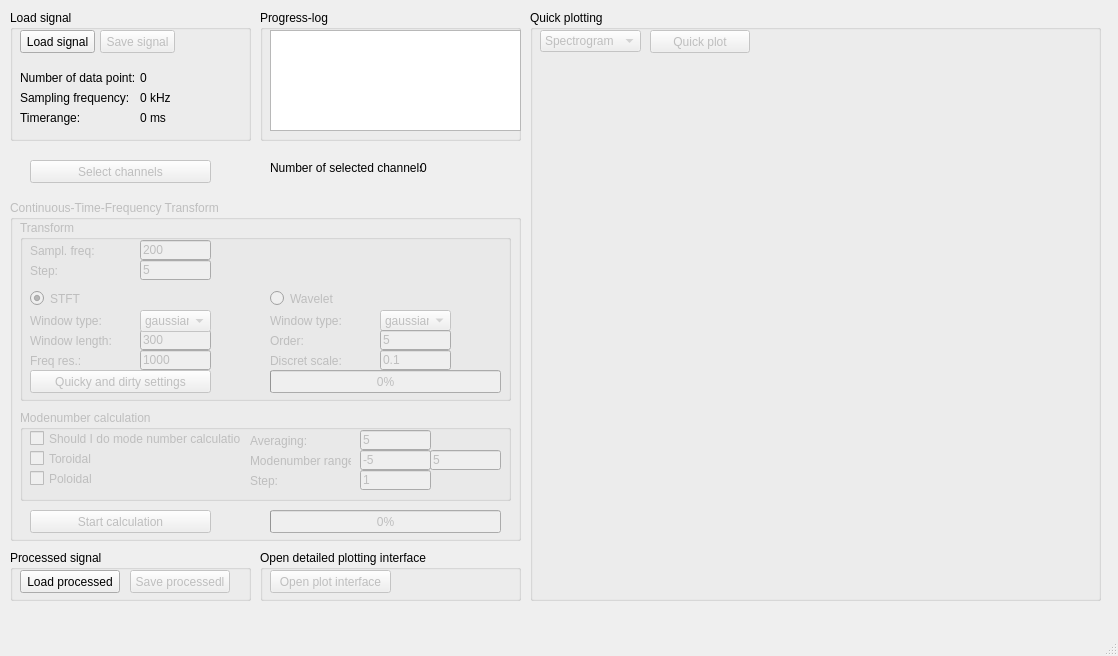
<?xml version="1.0" encoding="UTF-8"?>
<ui version="4.0">
 <class>MainWindow</class>
 <widget class="QMainWindow" name="MainWindow">
  <property name="geometry">
   <rect>
    <x>0</x>
    <y>0</y>
    <width>1118</width>
    <height>656</height>
   </rect>
  </property>
  <property name="windowTitle">
   <string>PyWaveletTools</string>
  </property>
  <widget class="QWidget" name="centralwidget">
   <widget class="QGroupBox" name="calcgroupBox">
    <property name="enabled">
     <bool>false</bool>
    </property>
    <property name="geometry">
     <rect>
      <x>10</x>
      <y>200</y>
      <width>511</width>
      <height>341</height>
     </rect>
    </property>
    <property name="title">
     <string>Continuous-Time-Frequency Transform</string>
    </property>
    <widget class="QGroupBox" name="transformsGB">
     <property name="geometry">
      <rect>
       <x>10</x>
       <y>20</y>
       <width>491</width>
       <height>181</height>
      </rect>
     </property>
     <property name="title">
      <string>Transform</string>
     </property>
     <widget class="QLineEdit" name="stftlengthLineEdit">
      <property name="geometry">
       <rect>
        <x>120</x>
        <y>110</y>
        <width>71</width>
        <height>20</height>
       </rect>
      </property>
      <property name="inputMethodHints">
       <set>Qt::ImhDigitsOnly</set>
      </property>
      <property name="text">
       <string>300</string>
      </property>
      <property name="maxLength">
       <number>10</number>
      </property>
     </widget>
     <widget class="QLabel" name="stftwindowText">
      <property name="geometry">
       <rect>
        <x>10</x>
        <y>90</y>
        <width>71</width>
        <height>21</height>
       </rect>
      </property>
      <property name="text">
       <string>Window type:</string>
      </property>
     </widget>
     <widget class="QLabel" name="stftwindowsizeText">
      <property name="geometry">
       <rect>
        <x>10</x>
        <y>110</y>
        <width>111</width>
        <height>21</height>
       </rect>
      </property>
      <property name="text">
       <string>Window length:</string>
      </property>
     </widget>
     <widget class="QPushButton" name="quickanddirtyButton">
      <property name="geometry">
       <rect>
        <x>10</x>
        <y>150</y>
        <width>181</width>
        <height>23</height>
       </rect>
      </property>
      <property name="text">
       <string>Quicky and dirty settings</string>
      </property>
     </widget>
     <widget class="QComboBox" name="stftwindowtypeComboBox">
      <property name="geometry">
       <rect>
        <x>120</x>
        <y>90</y>
        <width>71</width>
        <height>22</height>
       </rect>
      </property>
      <property name="currentText">
       <string>gaussian</string>
      </property>
      <item>
       <property name="text">
        <string>gaussian</string>
       </property>
      </item>
      <item>
       <property name="text">
        <string>box</string>
       </property>
      </item>
     </widget>
     <widget class="QRadioButton" name="stftRadioButton">
      <property name="geometry">
       <rect>
        <x>10</x>
        <y>70</y>
        <width>82</width>
        <height>17</height>
       </rect>
      </property>
      <property name="text">
       <string>STFT</string>
      </property>
      <property name="checked">
       <bool>true</bool>
      </property>
     </widget>
     <widget class="QRadioButton" name="cwtRadioButton">
      <property name="geometry">
       <rect>
        <x>250</x>
        <y>70</y>
        <width>82</width>
        <height>17</height>
       </rect>
      </property>
      <property name="text">
       <string>Wavelet</string>
      </property>
     </widget>
     <widget class="QComboBox" name="cwtwindowtypeComboBox">
      <property name="enabled">
       <bool>false</bool>
      </property>
      <property name="geometry">
       <rect>
        <x>360</x>
        <y>90</y>
        <width>71</width>
        <height>21</height>
       </rect>
      </property>
      <item>
       <property name="text">
        <string>gaussian</string>
       </property>
      </item>
      <item>
       <property name="text">
        <string>box</string>
       </property>
      </item>
     </widget>
     <widget class="QLabel" name="cwtwindowText">
      <property name="geometry">
       <rect>
        <x>250</x>
        <y>90</y>
        <width>71</width>
        <height>21</height>
       </rect>
      </property>
      <property name="text">
       <string>Window type:</string>
      </property>
     </widget>
     <widget class="QLineEdit" name="cwtorderLineEdit">
      <property name="enabled">
       <bool>false</bool>
      </property>
      <property name="geometry">
       <rect>
        <x>360</x>
        <y>110</y>
        <width>71</width>
        <height>20</height>
       </rect>
      </property>
      <property name="inputMethodHints">
       <set>Qt::ImhDigitsOnly</set>
      </property>
      <property name="text">
       <string>5</string>
      </property>
      <property name="maxLength">
       <number>10</number>
      </property>
     </widget>
     <widget class="QLabel" name="cwtorderText">
      <property name="geometry">
       <rect>
        <x>250</x>
        <y>110</y>
        <width>111</width>
        <height>21</height>
       </rect>
      </property>
      <property name="text">
       <string>Order:</string>
      </property>
     </widget>
     <widget class="QLineEdit" name="cwtscaleLineEdit">
      <property name="enabled">
       <bool>false</bool>
      </property>
      <property name="geometry">
       <rect>
        <x>360</x>
        <y>130</y>
        <width>71</width>
        <height>20</height>
       </rect>
      </property>
      <property name="inputMethodHints">
       <set>Qt::ImhDigitsOnly</set>
      </property>
      <property name="text">
       <string>0.1</string>
      </property>
      <property name="maxLength">
       <number>10</number>
      </property>
     </widget>
     <widget class="QLabel" name="cwtscaleText">
      <property name="geometry">
       <rect>
        <x>250</x>
        <y>130</y>
        <width>111</width>
        <height>21</height>
       </rect>
      </property>
      <property name="text">
       <string>Discret scale:</string>
      </property>
     </widget>
     <widget class="QProgressBar" name="transformProgressBar">
      <property name="geometry">
       <rect>
        <x>250</x>
        <y>150</y>
        <width>231</width>
        <height>23</height>
       </rect>
      </property>
      <property name="value">
       <number>0</number>
      </property>
     </widget>
     <widget class="QLineEdit" name="stftresolutionLineEdit">
      <property name="geometry">
       <rect>
        <x>120</x>
        <y>130</y>
        <width>71</width>
        <height>20</height>
       </rect>
      </property>
      <property name="inputMethodHints">
       <set>Qt::ImhDigitsOnly</set>
      </property>
      <property name="text">
       <string>1000</string>
      </property>
      <property name="maxLength">
       <number>10</number>
      </property>
     </widget>
     <widget class="QLabel" name="stftfreqresText">
      <property name="geometry">
       <rect>
        <x>10</x>
        <y>130</y>
        <width>111</width>
        <height>21</height>
       </rect>
      </property>
      <property name="text">
       <string>Freq res.:</string>
      </property>
     </widget>
     <widget class="QLineEdit" name="samplingfreqLineEdit">
      <property name="geometry">
       <rect>
        <x>120</x>
        <y>20</y>
        <width>71</width>
        <height>20</height>
       </rect>
      </property>
      <property name="inputMethodHints">
       <set>Qt::ImhDigitsOnly</set>
      </property>
      <property name="text">
       <string>200</string>
      </property>
      <property name="maxLength">
       <number>10</number>
      </property>
     </widget>
     <widget class="QLabel" name="transformstepText">
      <property name="geometry">
       <rect>
        <x>10</x>
        <y>40</y>
        <width>81</width>
        <height>21</height>
       </rect>
      </property>
      <property name="text">
       <string>Step:</string>
      </property>
     </widget>
     <widget class="QLabel" name="samplingfreqText">
      <property name="geometry">
       <rect>
        <x>10</x>
        <y>20</y>
        <width>81</width>
        <height>21</height>
       </rect>
      </property>
      <property name="toolTip">
       <string>Downsampling frequency [kHz]</string>
      </property>
      <property name="toolTipDuration">
       <number>2</number>
      </property>
      <property name="text">
       <string>Sampl. freq:</string>
      </property>
     </widget>
     <widget class="QLineEdit" name="stepLineEdit">
      <property name="geometry">
       <rect>
        <x>120</x>
        <y>40</y>
        <width>71</width>
        <height>20</height>
       </rect>
      </property>
      <property name="inputMethodHints">
       <set>Qt::ImhDigitsOnly</set>
      </property>
      <property name="text">
       <string>5</string>
      </property>
      <property name="maxLength">
       <number>10</number>
      </property>
     </widget>
    </widget>
    <widget class="QGroupBox" name="modenumbercalcGB">
     <property name="geometry">
      <rect>
       <x>10</x>
       <y>210</y>
       <width>491</width>
       <height>91</height>
      </rect>
     </property>
     <property name="title">
      <string>Modenumber calculation</string>
     </property>
     <widget class="QLabel" name="modeaverageText">
      <property name="geometry">
       <rect>
        <x>230</x>
        <y>20</y>
        <width>81</width>
        <height>21</height>
       </rect>
      </property>
      <property name="text">
       <string>Averaging:</string>
      </property>
     </widget>
     <widget class="QLineEdit" name="averageLineEdit">
      <property name="enabled">
       <bool>false</bool>
      </property>
      <property name="geometry">
       <rect>
        <x>340</x>
        <y>20</y>
        <width>71</width>
        <height>20</height>
       </rect>
      </property>
      <property name="inputMethodHints">
       <set>Qt::ImhDigitsOnly</set>
      </property>
      <property name="text">
       <string>5</string>
      </property>
      <property name="maxLength">
       <number>10</number>
      </property>
     </widget>
     <widget class="QLineEdit" name="modelowLineEdit">
      <property name="enabled">
       <bool>false</bool>
      </property>
      <property name="geometry">
       <rect>
        <x>340</x>
        <y>40</y>
        <width>71</width>
        <height>20</height>
       </rect>
      </property>
      <property name="inputMethodHints">
       <set>Qt::ImhDigitsOnly</set>
      </property>
      <property name="text">
       <string>-5</string>
      </property>
      <property name="maxLength">
       <number>10</number>
      </property>
     </widget>
     <widget class="QLabel" name="moderangeText">
      <property name="geometry">
       <rect>
        <x>230</x>
        <y>40</y>
        <width>101</width>
        <height>21</height>
       </rect>
      </property>
      <property name="text">
       <string>Modenumber range:</string>
      </property>
     </widget>
     <widget class="QLineEdit" name="modehighLineEdit">
      <property name="enabled">
       <bool>false</bool>
      </property>
      <property name="geometry">
       <rect>
        <x>410</x>
        <y>40</y>
        <width>71</width>
        <height>20</height>
       </rect>
      </property>
      <property name="inputMethodHints">
       <set>Qt::ImhDigitsOnly</set>
      </property>
      <property name="text">
       <string>5</string>
      </property>
      <property name="maxLength">
       <number>10</number>
      </property>
     </widget>
     <widget class="QLabel" name="modestepText">
      <property name="geometry">
       <rect>
        <x>230</x>
        <y>60</y>
        <width>81</width>
        <height>21</height>
       </rect>
      </property>
      <property name="text">
       <string>Step:</string>
      </property>
     </widget>
     <widget class="QLineEdit" name="modestepLineEdit">
      <property name="enabled">
       <bool>false</bool>
      </property>
      <property name="geometry">
       <rect>
        <x>340</x>
        <y>60</y>
        <width>71</width>
        <height>20</height>
       </rect>
      </property>
      <property name="inputMethodHints">
       <set>Qt::ImhDigitsOnly</set>
      </property>
      <property name="text">
       <string>1</string>
      </property>
      <property name="maxLength">
       <number>10</number>
      </property>
     </widget>
     <widget class="QCheckBox" name="domodenumbersCheckBox">
      <property name="geometry">
       <rect>
        <x>10</x>
        <y>20</y>
        <width>211</width>
        <height>17</height>
       </rect>
      </property>
      <property name="text">
       <string>Should I do mode number calculation?</string>
      </property>
     </widget>
     <widget class="QCheckBox" name="toroidalCheckBox">
      <property name="enabled">
       <bool>false</bool>
      </property>
      <property name="geometry">
       <rect>
        <x>10</x>
        <y>40</y>
        <width>101</width>
        <height>17</height>
       </rect>
      </property>
      <property name="text">
       <string>Toroidal</string>
      </property>
     </widget>
     <widget class="QCheckBox" name="poloidalCheckBox">
      <property name="enabled">
       <bool>false</bool>
      </property>
      <property name="geometry">
       <rect>
        <x>10</x>
        <y>60</y>
        <width>101</width>
        <height>17</height>
       </rect>
      </property>
      <property name="text">
       <string>Poloidal</string>
      </property>
     </widget>
    </widget>
    <widget class="QPushButton" name="startcalculationButton">
     <property name="geometry">
      <rect>
       <x>20</x>
       <y>310</y>
       <width>181</width>
       <height>23</height>
      </rect>
     </property>
     <property name="text">
      <string>Start calculation</string>
     </property>
    </widget>
    <widget class="QProgressBar" name="modeProgressBar">
     <property name="geometry">
      <rect>
       <x>260</x>
       <y>310</y>
       <width>231</width>
       <height>23</height>
      </rect>
     </property>
     <property name="value">
      <number>0</number>
     </property>
    </widget>
   </widget>
   <widget class="QGroupBox" name="plottingBox">
    <property name="enabled">
     <bool>true</bool>
    </property>
    <property name="geometry">
     <rect>
      <x>530</x>
      <y>10</y>
      <width>571</width>
      <height>591</height>
     </rect>
    </property>
    <property name="title">
     <string>Quick plotting</string>
    </property>
    <widget class="QWidget" name="verticalLayoutWidget">
     <property name="geometry">
      <rect>
       <x>10</x>
       <y>50</y>
       <width>541</width>
       <height>531</height>
      </rect>
     </property>
     <layout class="QVBoxLayout" name="vlSpectra"/>
    </widget>
    <widget class="QPushButton" name="quickplotButton">
     <property name="enabled">
      <bool>false</bool>
     </property>
     <property name="geometry">
      <rect>
       <x>120</x>
       <y>20</y>
       <width>100</width>
       <height>23</height>
      </rect>
     </property>
     <property name="text">
      <string>Quick plot</string>
     </property>
    </widget>
    <widget class="QComboBox" name="quickplottypeComboBox">
     <property name="enabled">
      <bool>false</bool>
     </property>
     <property name="geometry">
      <rect>
       <x>10</x>
       <y>20</y>
       <width>101</width>
       <height>22</height>
      </rect>
     </property>
     <property name="currentText">
      <string>Spectrogram</string>
     </property>
     <item>
      <property name="text">
       <string>Spectrogram</string>
      </property>
     </item>
     <item>
      <property name="text">
       <string>Modenumber</string>
      </property>
     </item>
     <item>
      <property name="text">
       <string>Coherence</string>
      </property>
     </item>
    </widget>
   </widget>
   <widget class="QGroupBox" name="loadGB">
    <property name="geometry">
     <rect>
      <x>10</x>
      <y>10</y>
      <width>241</width>
      <height>131</height>
     </rect>
    </property>
    <property name="title">
     <string>Load signal</string>
    </property>
    <widget class="QPushButton" name="loadsignalButton">
     <property name="geometry">
      <rect>
       <x>10</x>
       <y>20</y>
       <width>75</width>
       <height>23</height>
      </rect>
     </property>
     <property name="text">
      <string>Load signal</string>
     </property>
    </widget>
    <widget class="QPushButton" name="savesignalButton">
     <property name="enabled">
      <bool>false</bool>
     </property>
     <property name="geometry">
      <rect>
       <x>90</x>
       <y>20</y>
       <width>75</width>
       <height>23</height>
      </rect>
     </property>
     <property name="text">
      <string>Save signal</string>
     </property>
    </widget>
    <widget class="QLabel" name="datapointText">
     <property name="geometry">
      <rect>
       <x>10</x>
       <y>60</y>
       <width>121</width>
       <height>16</height>
      </rect>
     </property>
     <property name="text">
      <string>Number of data point:</string>
     </property>
    </widget>
    <widget class="QLabel" name="samplingfreqText_2">
     <property name="geometry">
      <rect>
       <x>10</x>
       <y>80</y>
       <width>121</width>
       <height>16</height>
      </rect>
     </property>
     <property name="text">
      <string>Sampling frequency:</string>
     </property>
    </widget>
    <widget class="QLabel" name="datapointsLabel">
     <property name="geometry">
      <rect>
       <x>130</x>
       <y>60</y>
       <width>91</width>
       <height>16</height>
      </rect>
     </property>
     <property name="text">
      <string>0</string>
     </property>
    </widget>
    <widget class="QLabel" name="samplingfrequencyLabel">
     <property name="geometry">
      <rect>
       <x>130</x>
       <y>80</y>
       <width>91</width>
       <height>16</height>
      </rect>
     </property>
     <property name="text">
      <string>0 kHz</string>
     </property>
    </widget>
    <widget class="QLabel" name="timerangeText">
     <property name="geometry">
      <rect>
       <x>10</x>
       <y>100</y>
       <width>121</width>
       <height>16</height>
      </rect>
     </property>
     <property name="text">
      <string>Timerange:</string>
     </property>
    </widget>
    <widget class="QLabel" name="timerangeLabel">
     <property name="geometry">
      <rect>
       <x>130</x>
       <y>100</y>
       <width>91</width>
       <height>16</height>
      </rect>
     </property>
     <property name="text">
      <string>0 ms</string>
     </property>
    </widget>
   </widget>
   <widget class="QGroupBox" name="progressGB">
    <property name="geometry">
     <rect>
      <x>260</x>
      <y>10</y>
      <width>261</width>
      <height>131</height>
     </rect>
    </property>
    <property name="title">
     <string>Progress-log</string>
    </property>
    <widget class="QTextEdit" name="progresslogTextEdit">
     <property name="geometry">
      <rect>
       <x>10</x>
       <y>20</y>
       <width>251</width>
       <height>101</height>
      </rect>
     </property>
     <property name="font">
      <font>
       <pointsize>8</pointsize>
       <weight>50</weight>
       <bold>false</bold>
      </font>
     </property>
     <property name="readOnly">
      <bool>true</bool>
     </property>
    </widget>
   </widget>
   <widget class="QPushButton" name="selectchannelsButton">
    <property name="enabled">
     <bool>false</bool>
    </property>
    <property name="geometry">
     <rect>
      <x>30</x>
      <y>160</y>
      <width>181</width>
      <height>23</height>
     </rect>
    </property>
    <property name="text">
     <string>Select channels</string>
    </property>
   </widget>
   <widget class="QLabel" name="selectedchannelsText">
    <property name="geometry">
     <rect>
      <x>270</x>
      <y>160</y>
      <width>151</width>
      <height>16</height>
     </rect>
    </property>
    <property name="text">
     <string>Number of selected channels:</string>
    </property>
   </widget>
   <widget class="QLabel" name="channelnumberLabel">
    <property name="geometry">
     <rect>
      <x>420</x>
      <y>160</y>
      <width>91</width>
      <height>16</height>
     </rect>
    </property>
    <property name="text">
     <string>0</string>
    </property>
   </widget>
   <widget class="QGroupBox" name="loadprocessedGB">
    <property name="geometry">
     <rect>
      <x>10</x>
      <y>550</y>
      <width>241</width>
      <height>51</height>
     </rect>
    </property>
    <property name="title">
     <string>Processed signal</string>
    </property>
    <widget class="QPushButton" name="saveprocessedsignalButton">
     <property name="enabled">
      <bool>false</bool>
     </property>
     <property name="geometry">
      <rect>
       <x>120</x>
       <y>20</y>
       <width>100</width>
       <height>23</height>
      </rect>
     </property>
     <property name="text">
      <string>Save processedl</string>
     </property>
    </widget>
    <widget class="QPushButton" name="loadprocessedsignalButton">
     <property name="geometry">
      <rect>
       <x>10</x>
       <y>20</y>
       <width>100</width>
       <height>23</height>
      </rect>
     </property>
     <property name="text">
      <string>Load processed</string>
     </property>
    </widget>
   </widget>
   <widget class="QGroupBox" name="plottinginterfaceGB">
    <property name="geometry">
     <rect>
      <x>260</x>
      <y>550</y>
      <width>261</width>
      <height>51</height>
     </rect>
    </property>
    <property name="title">
     <string>Open detailed plotting interface</string>
    </property>
    <widget class="QPushButton" name="openplottinginterfaceButton">
     <property name="enabled">
      <bool>false</bool>
     </property>
     <property name="geometry">
      <rect>
       <x>10</x>
       <y>20</y>
       <width>121</width>
       <height>23</height>
      </rect>
     </property>
     <property name="text">
      <string>Open plot interface</string>
     </property>
    </widget>
   </widget>
  </widget>
  <widget class="QMenuBar" name="menubar">
   <property name="geometry">
    <rect>
     <x>0</x>
     <y>0</y>
     <width>1118</width>
     <height>21</height>
    </rect>
   </property>
  </widget>
  <widget class="QStatusBar" name="statusbar"/>
 </widget>
 <resources/>
 <connections/>
</ui>
